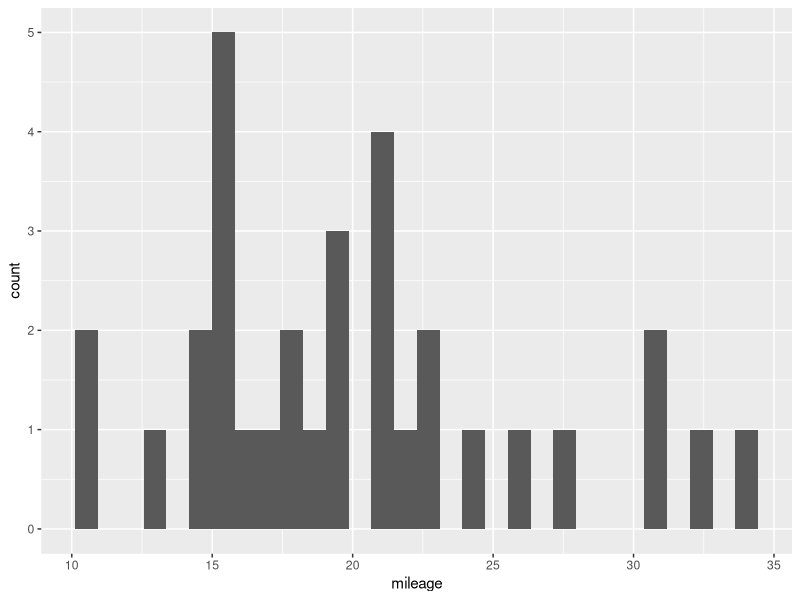
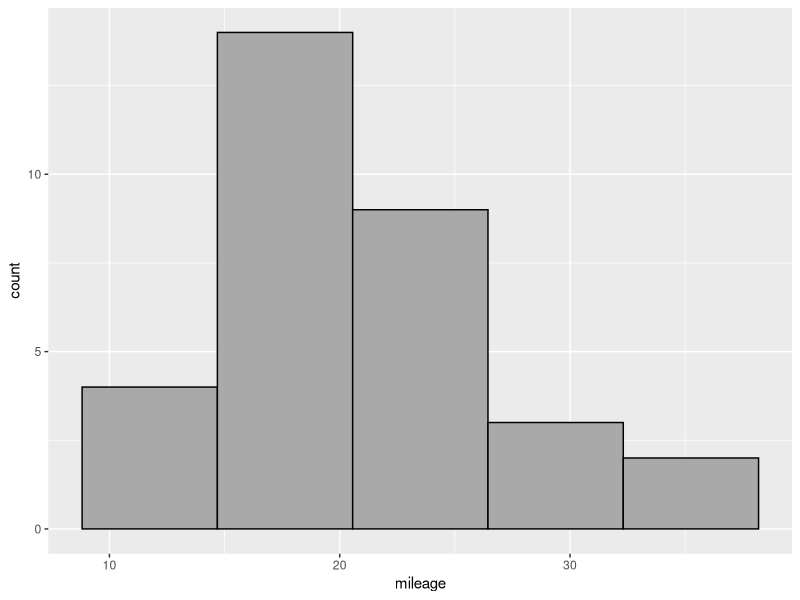

R code for these plots, in order:
## ---- chunk 1
library(tidyverse)
## ---- chunk 2
data("mtcars")
## ---- chunk 3
df <- mtcars %>% 
  select(cyl, mpg, hp, am) %>% 
  rename(cylinders=cyl,
         mileage=mpg,
         horsepower=hp,
         transmission=am) 
## ---- chunk 4
df %>% #Our Data 
  ggplot(aes(x= mileage))+ #Our Aesthetics
  geom_histogram() #Our Layer
## ---- chunk 5
df %>% 
  ggplot(aes(x= mileage))+ 
  geom_histogram(bins = 5, fill="darkgray", color="black") 
